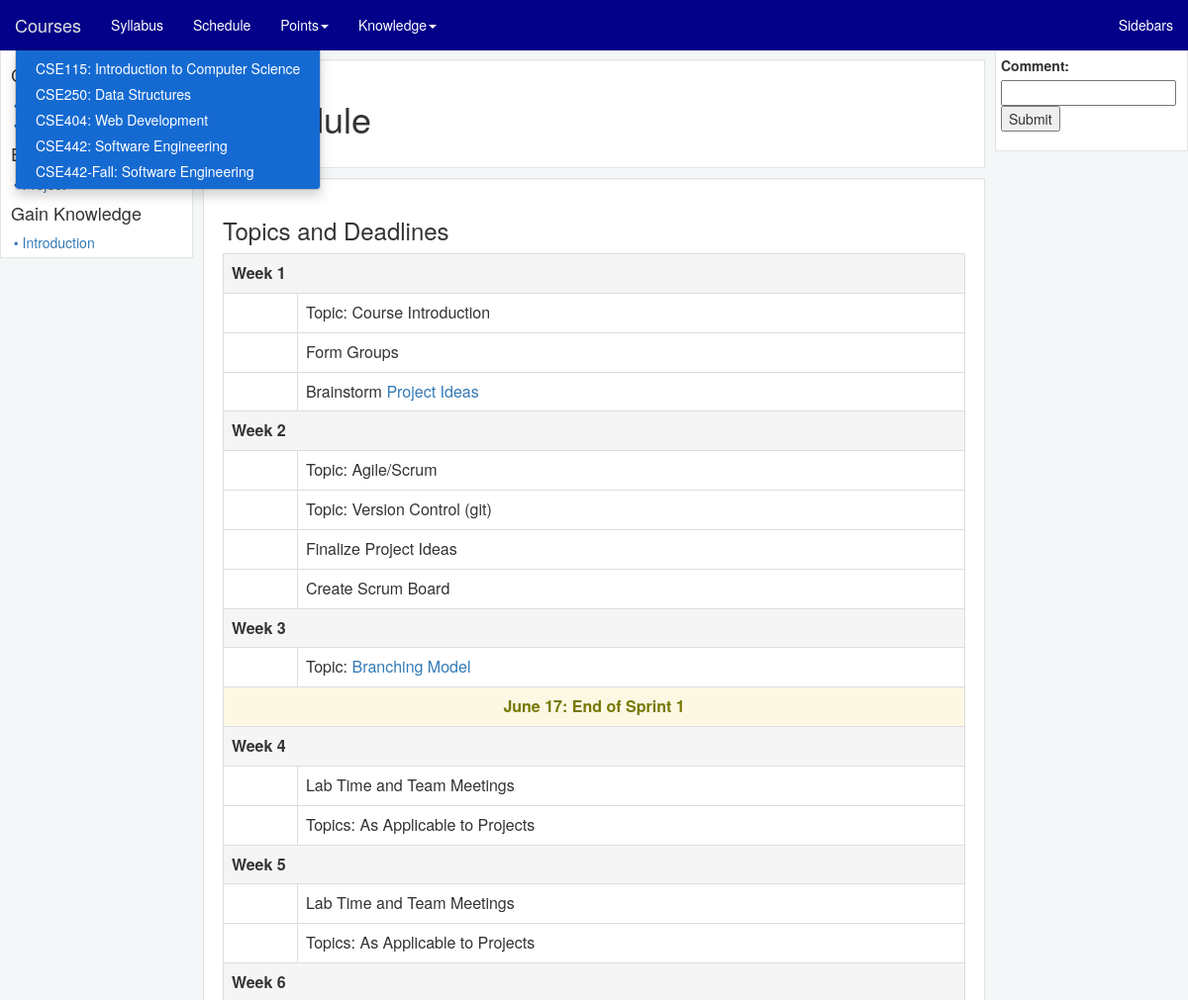
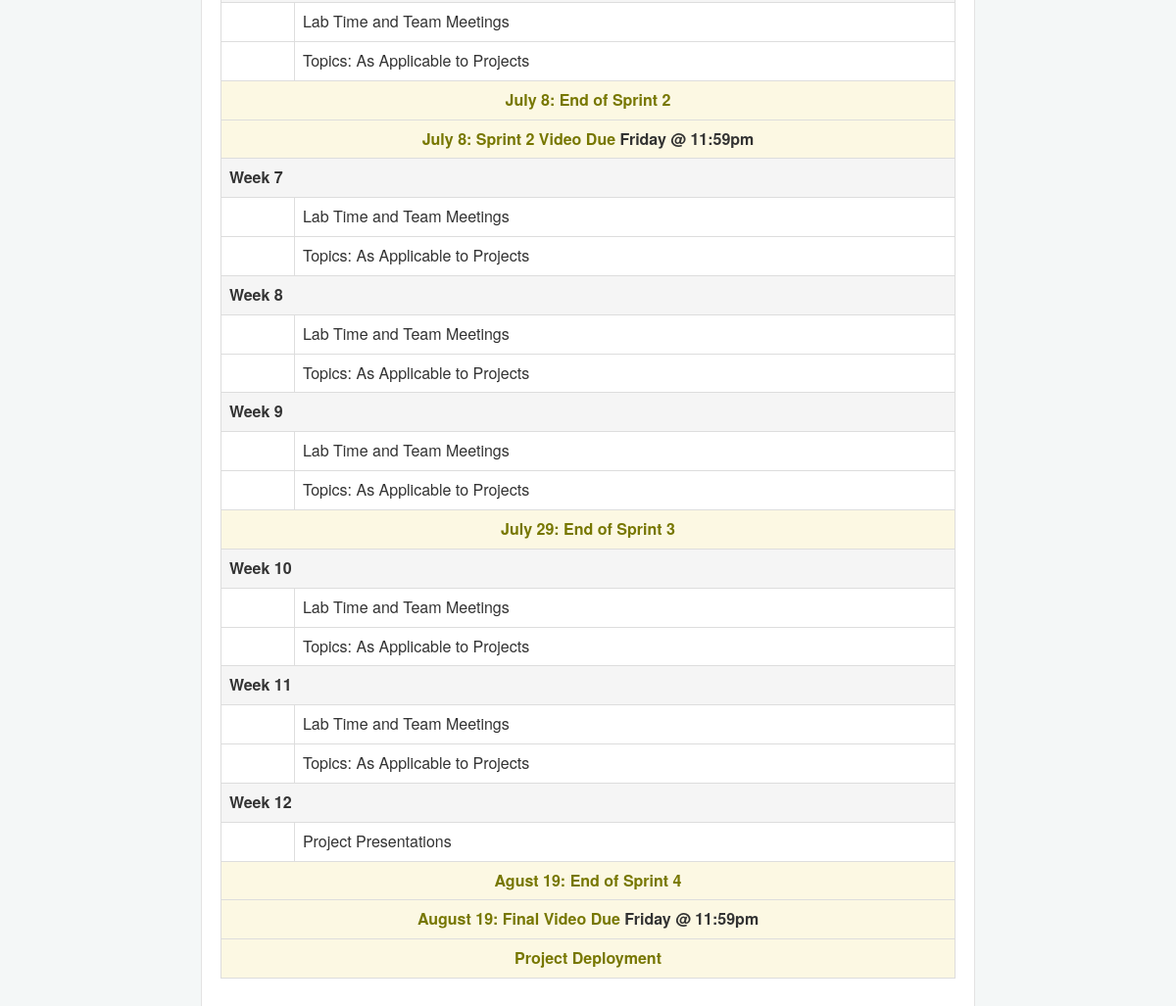
Page /courses/CSE404/schedule/ on the earlier database version (2 pictures, top to bottom).
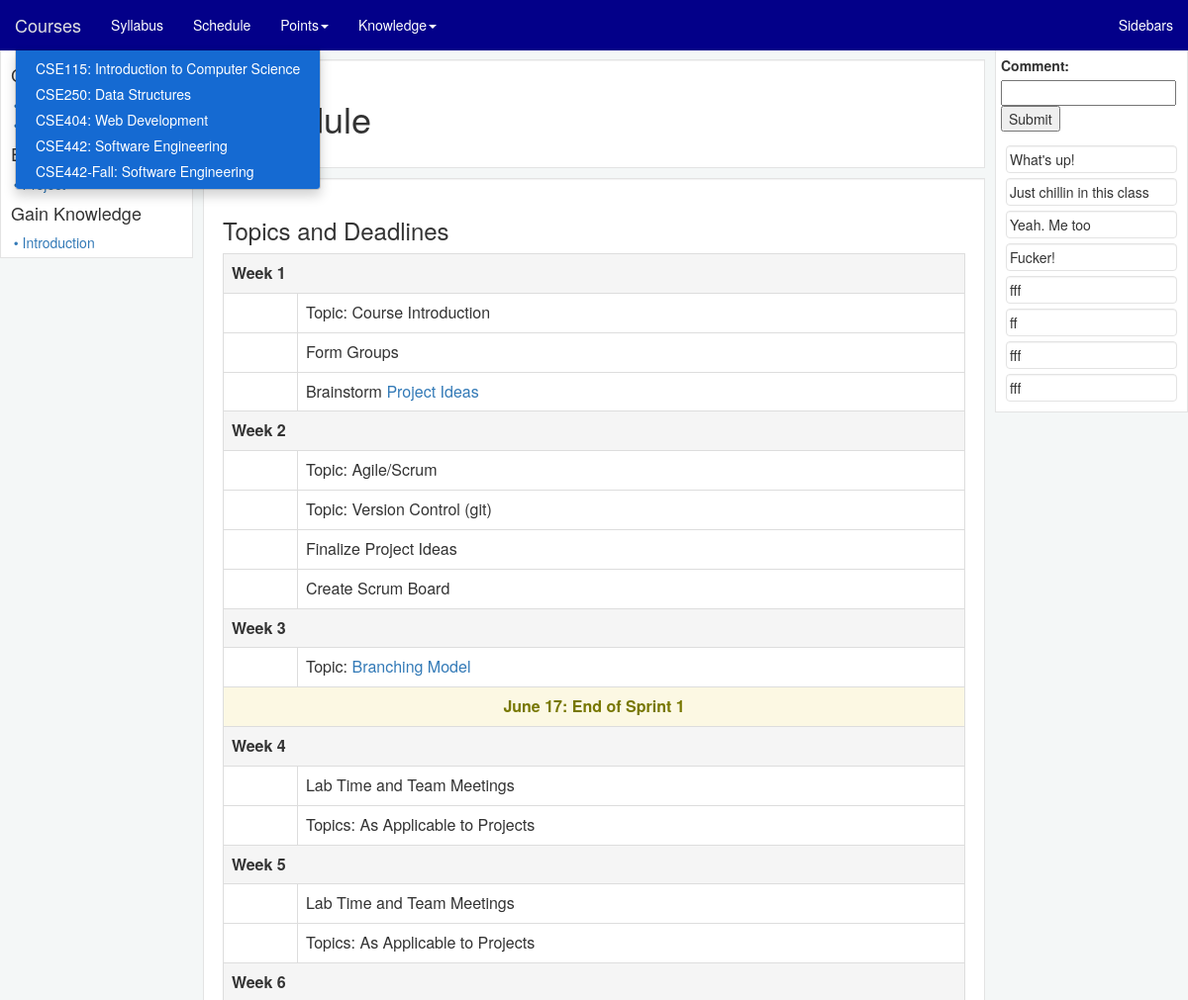
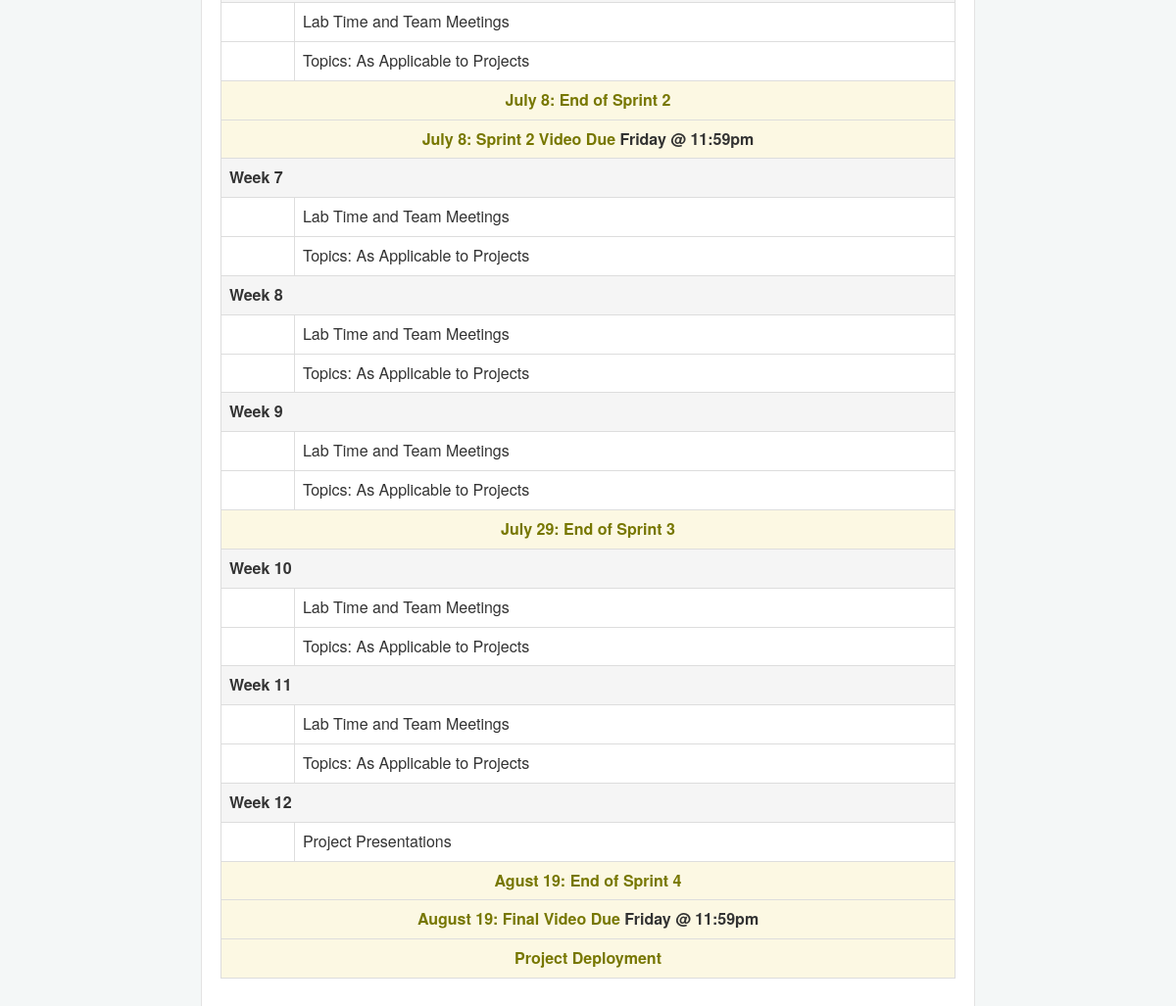
Same page on the later database version (2 pictures, top to bottom).
### courses/models.py (models this page shows, shortened)
class Course(models.Model):
    course_number = models.CharField(max_length=10, blank=True, null=True)
    course_title = models.CharField(max_length=100, blank=True, null=True)

class Content(models.Model):
    course = models.ForeignKey(Course)
    title = models.CharField(max_length=100)
    short_title = models.CharField(max_length=40, blank=True, null=True)
    page_type = models.CharField(max_length=100, blank=True, null=True)
    due_date = models.CharField(max_length=200, blank=True, null=True)
    next_content_short_title = models.CharField(max_length=100, blank=True, null=True)
    previous_content_short_title = models.CharField(max_length=100, blank=True, null=True)
    index = models.IntegerField(blank=True, null=True)

class Section(models.Model):
    lesson = models.ForeignKey(Content, blank=True, null=True)
    sectionTitle = models.CharField(max_length=100)
    index = models.IntegerField()
    html_content = models.TextField()
    class Meta:
        ordering = ['index']

class Comment(models.Model):
    name = models.CharField(max_length=14, default="anon")
    comment_text = models.CharField(max_length=140, default="no text")
    votes = models.IntegerField(default=0)

### courses/views.py (the view)
# urls.py: url(r'^(?P<course_number>.+)/schedule/$', views.schedule, name='schedule'),
def schedule(request, course_number):
    return render_content(request, course_number, 'schedule', 'courses/schedule.html')

### courses/forms.py
class CommentForm(forms.Form):
    comment = forms.CharField(label='Comment', max_length=140)

### courses/context_processors.py (called while the page is built)
def all_comments(request):
    return {'all_comments': Comment.objects.all()}

def all_courses(request):
    return {'all_courses': Course.objects.all().order_by('course_number')}

def all_content(request):
    return {'all_content': Content.objects.all()}

def all_lectures(request):
    return {'all_lectures': Content.objects.all().filter(page_type='lecture').order_by('index')}

def all_assignments(request):
    return {'all_assignments': Content.objects.all().filter(page_type='assignment').order_by('index')}

def syllabus(request):
    return {'syllabus': Content.objects.all().filter(page_type='syllabus')}

def schedule(request):
    return {'schedule': Content.objects.all().filter(page_type='schedule')}

### courses/templates/courses/schedule.html
{% extends "courses/course_base.html" %}
{% block content %}
    <div class="well lecture-section-well">
        <h1>{{ this_lecture.title }}</h1>
    </div>
    {% for section in this_lecture.section_set.all %}
        <div class="well lecture-section-well">
            <h3>{{ section.sectionTitle }}</h3>
            {{ section.html_content |safe }}
        </div>
    {% endfor %}
{% endblock %}

### courses/templates/courses/course_base.html (shortened to what this page needs)
{% extends "base.html" %}
{% load  render_as_template %}
{% block corner_title %}Courses{% endblock %}
{% block navbar %}
    <ul class="nav navbar-nav">
        <li><a href="{% url 'courses:syllabus' course.course_number %}">Syllabus</a></li>
        <li><a href="{% url 'courses:schedule' course.course_number %}">Schedule</a></li>
        <li class="dropdown">
            <a class="dropdown-toggle" data-toggle="dropdown"
               href="{% url 'courses:course_home' course.course_number %}">Points<span
                    class="caret"></span></a>
        </li>
        <li class="dropdown">
            <a class="dropdown-toggle" data-toggle="dropdown"
               href="{% url 'courses:course_home' course.course_number %}">Knowledge<span
                    class="caret"></span></a>
        </li>
    </ul>
{% endblock %}
{% block left_sidebar %}
    <div class="left-side-bar">
        <div class="well sidebar-well">
            <h4>&nbsp;{{ course.course_number }}</h4>
            &nbsp; <a href="{% url 'courses:syllabus' course.course_number %}">&#x2022; Syllabus</a><br/>
            &nbsp; <a href="{% url 'courses:schedule' course.course_number %}">&#x2022; Schedule</a>
            <br/>
            <h4>&nbsp;Earn Points</h4>
            {% for assignment in assignments %}
                &nbsp;<a class="menu_link"
                         href="{% url 'courses:assignment' course.course_number assignment.short_title %}">
                &#x2022; {{ assignment.title }}</a>
                <br/>
            {% endfor %}
            <h4>&nbsp;Gain Knowledge</h4>
            {% for lecture in lectures %}
                &nbsp;<a class="menu_link"
                         href="{% url 'courses:lecture' course.course_number lecture.short_title %}">
                &#x2022; {{ lecture.title }}</a><br/>
            {% endfor %}
        </div>
    </div>
{% endblock %}
{% block right_sidebar %}
    <div class="right-side-bar">
        <div class="well sidebar-well">
            <form action="{% url 'courses:comment_form' course.course_number %}" method="post">
                {{ form}}
                <input type="submit" value="Submit"/>
            </form>
            {% for comment in all_comments %}
                <div class="well question-well">{{ comment.comment_text }}</div>
            {% endfor %}
        </div>
    </div></div>
{% endblock %}

### templates/base.html (shortened to what this page needs)
{% load staticfiles %}
<html>
<head>
    <link rel="stylesheet" href="http://maxcdn.bootstrapcdn.com/bootstrap/3.3.5/css/bootstrap.min.css">
    <link rel="stylesheet" type="text/css" href="{% static 'courses/UBStylin.css' %}"/>
</head>
<body class="outer">
<nav class="navbar navbar-default navbar-fixed-top">
    <div class="container-fluid">
        <div class="navbar-header">
            <ul class="nav navbar-nav">
                <li class="dropdown">
                    <a class="navbar-brand dropdown-toggle" data-toggle="dropdown" href="{% url 'courses:index' %}">
                        {% block corner_title %}Courses{% endblock %}</a>
                    <ul class="dropdown-menu">
                        {% for course in all_courses %}
                            <li>
                                <a href="{% url 'courses:syllabus' course.course_number %}">{{ course.course_number }}: {{ course.course_title }}</a>
                            </li>
                        {% endfor %}
                    </ul>
                </li>
            </ul>
        </div>
        <div class="collapse navbar-collapse" id="theNavbar">
            {% block navbar %}{% endblock %}
            <ul class="nav navbar-nav navbar-right">
                <li><a href="#" onclick="toggle_bars(); return false;">Sidebars</a></li>
            </ul>
        </div>
    </div>
</nav>
<div class="container-fluid">
    {% block body %}
        <div class="row">
            <div id="left_sidebar" class="col-xs-2 less-padding">
                {% block left_sidebar %}{% endblock %}
            </div>
            <div id="center_content" class="col-xs-8 less-padding">
                <div class="content-area">
                    {% block content %}{% endblock %}
                </div>
            </div>
            <div id="right_sidebar" class="col-xs-2 less-padding">
                {% block right_sidebar %}{% endblock %}
        </div>
    {% endblock %}
</div>
</body>
</html>

Differences in the rows shown:
added Comment: comment_text "What's up!"
added Comment: comment_text "Just chillin in this class"
added Comment: comment_text "Yeah. Me too"
added Comment: comment_text "Fucker!"
added Comment: comment_text "fff"
added Comment: comment_text "ff"
added Comment: comment_text "fff"
added Comment: comment_text "fff"
